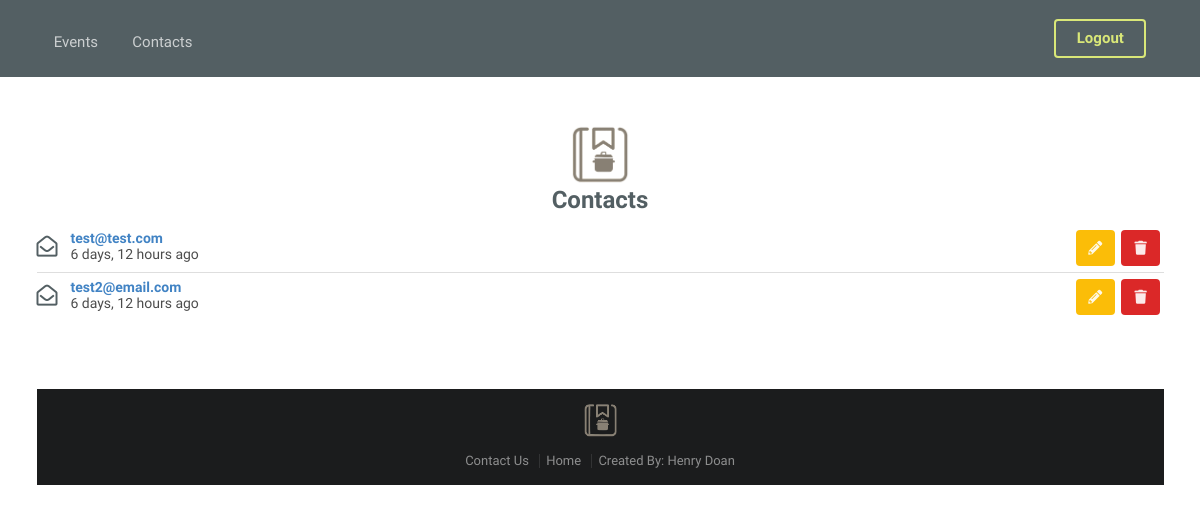
Screenshot of /contacts/ (signed in) with the database file from the repository.
### planner/models.py (models this page shows, shortened)
class Contact(models.Model):
  name = models.CharField(max_length=200)
  email = models.CharField(max_length=200)
  msg = models.TextField(max_length=2000)
  time_sent = models.DateTimeField(default=now)
  msg_read = models.BooleanField(default=False)

### planner/views.py (the view)
# urls.py: path('contacts/', views.contacts, name="contacts"),
def contacts(request):
  contacts = Contact.objects.all()
  return render(request, 'planner/contacts.html', { 'contacts': contacts })

### planner/templates/planner/contacts.html
{% extends 'planner/base.html' %}
{% block body %}
  <div class="ui container">
    <div class="ui middle aligned center aligned grid">
      <div class="eight wide column">
        <br />
        <h2 class="ui image header" style="color: #535F63">
          <img src="../../../pictures/logo-brown.png" class="image">
          <br />
          <div class="content">
            Contacts
          </div>
        </h2>
      </div>
    </div>
  {% if user.is_superuser %}
    <div class="ui relaxed divided list">
      {% for contact in contacts %}
        <div class="item">
          <div class="right floated content">
            <a class="ui icon button yellow" href="{% url 'update_contact' contact.id %}">
              <i class="icon pencil"></i>
            </a>
            <a class="ui icon button red" href="{% url 'delete_contact' contact.id %}">
              <i class="icon trash"></i>
            </a>
          </div>
          {% if contact.msg_read %}
            <i class="large envelope open outline middle aligned icon" style="color: #535F63"></i>
          {% else %}
            <i class="large envelope outline middle aligned icon" style="color: #535F63"></i>
          {% endif %}
          <div class="content">
            <a class="header" href="{% url 'contact_details' contact.id %}">{{ contact.email }}</a>
            <div class="description">{{ contact.time_sent | timesince }} ago</div>
          </div>
        </div>
      {% endfor %}
    </div>
  {% endif %}
{%  endblock %}

### planner/templates/planner/base.html (style rules this page uses)
body, h1, h2, h3, h4, h5, a, .button { font-family: 'Economica' !important; }

### rows the page displays
Contact: msg_read True (drawn), email "test@test.com", time_sent "6 days, 12 hours"
Contact: msg_read True (drawn), email "test2@email.com", time_sent "6 days, 12 hours"
